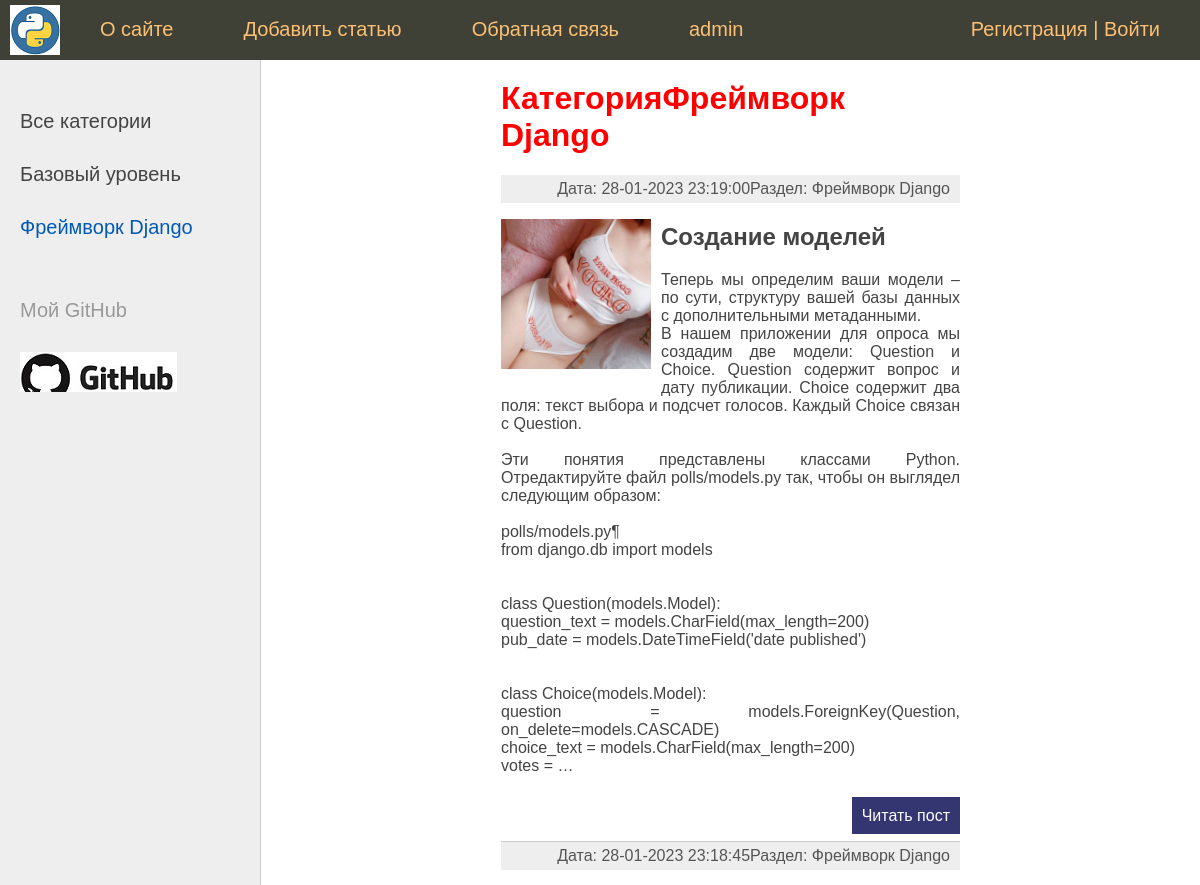
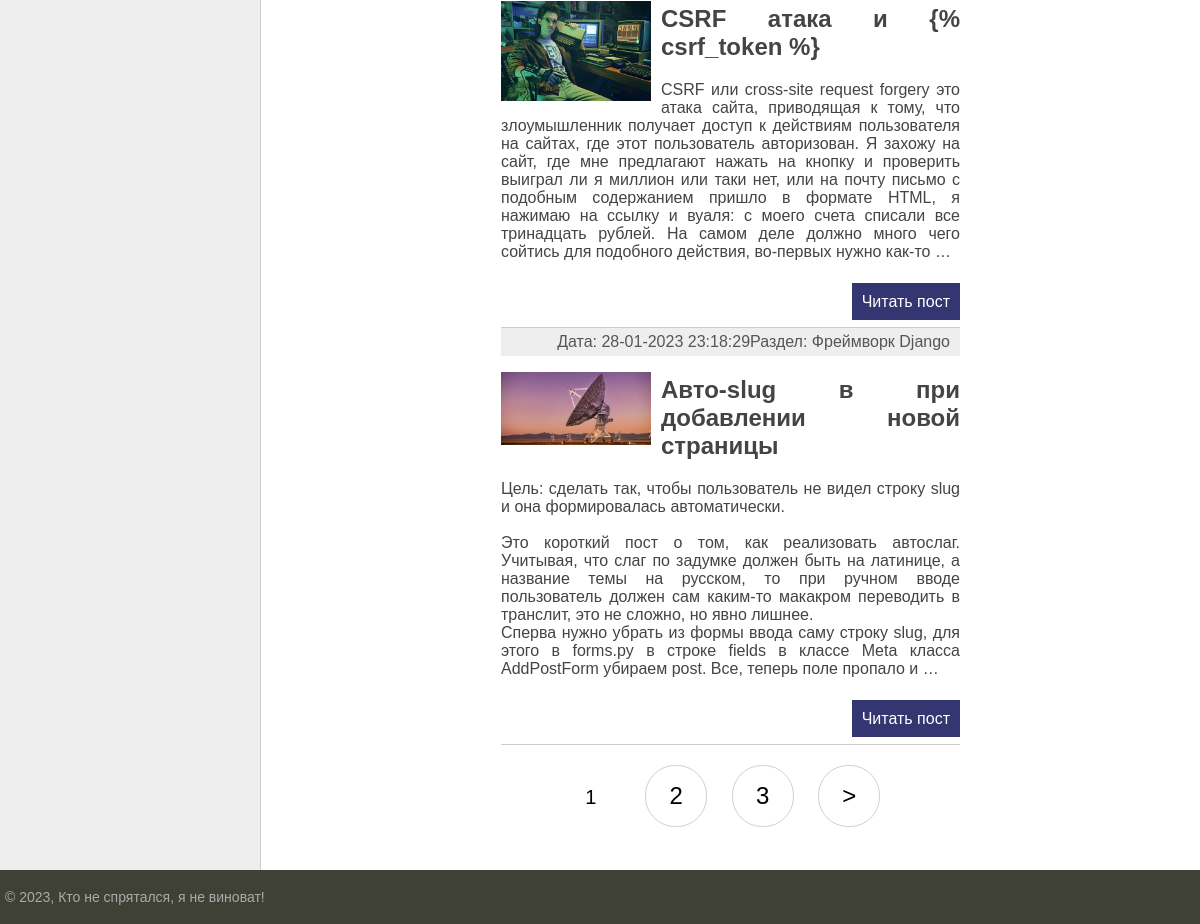
The page /category/frejmvork-django/ on the database its author committed (2 pictures, top to bottom).
### blog_theme/models.py (models this page shows, shortened)
class Category(models.Model):
    name = models.CharField(max_length=100, db_index=True, verbose_name='Раздел')
    slug = models.SlugField(max_length=255, unique=True, db_index=True, verbose_name='URL')
    def __str__(self):
        return self.name
    def get_absolute_url(self):
        return reverse('category', kwargs={'cat_slug': self.slug})
    class Meta:
        verbose_name = 'Раздел:'
        verbose_name_plural = 'Разделы:'
        ordering = ['id']

class Blog_theme(models.Model):
    title = models.CharField(max_length=255, verbose_name='Заголовок')
    slug = models.SlugField(max_length=255, unique=True, db_index=True, verbose_name='URL')
    content = MDTextField()
    photo = models.ImageField(upload_to="photos/%Y/%m/%d", verbose_name='Фото')
    time_created = models.DateTimeField(auto_now_add=True, verbose_name='Создано')
    time_updated = models.DateTimeField(auto_now=True, verbose_name='Изменено')
    is_published = models.BooleanField(default=True, verbose_name='Опубликованно')
    cat = models.ForeignKey('Category', on_delete=models.PROTECT, verbose_name='Раздел')
    def get_absolute_url(self):
        return reverse('post', kwargs={'post_slug': self.slug})
    class Meta:
        verbose_name = 'Темы1:'
        verbose_name_plural = 'Темы:'
        ordering = ['-time_updated', 'title']

### blog_theme/views.py (the view)
# urls.py: path('category/<slug:cat_slug>/', Blog_themeCategory.as_view(), name='category'),
class Blog_themeCategory(DataMixin, ListView):
    paginate_by = 3
    model = Blog_theme
    template_name = 'blog_theme/index.html'
    context_object_name = 'posts'
    allow_empty = False
    def get_queryset(self):
        return Blog_theme.objects.filter(cat__slug=self.kwargs['cat_slug'], is_published=True).select_related('cat')
    def get_context_data(self, *, object_list=None, **kwargs):
        context = super().get_context_data(**kwargs)
        c_def = self.get_user_context(title='Категория' + str(context['posts'][0].cat),
                                        cat_selected=self.kwargs['cat_slug'])
        context.update(c_def)
        return context

### blog_theme/templatetags/blog_theme_tags.py (called while the page is built)
@register.simple_tag()
def get_menu():
    menu = [{'title': 'О сайте', 'url_name': 'about'},
            {'title': 'Добавить статью', 'url_name': 'add_page'},
            {'title': 'Обратная связь', 'url_name': 'contact'},
            ]
    return menu

### blog_theme/utils.py (called while the page is built)
    def get_user_context(self, **kwargs):
        context = kwargs
        cats = cache.get('cats')
        if not cats:
            cats = Category.objects.annotate(Count('blog_theme'))
            cache.set('cats', cats, 60)
        print(cats)
        context['cats'] = cats
        if 'cat_selected' not in context:
            context['cat_selected'] = 0
        return context

### blog_theme/templates/blog_theme/index.html (shortened to what this page needs)
{% extends 'blog_theme/base.html' %}
{% load markdown_extras %}
{% block content %}
<h1>{{ title }}</h1>
<ul class="list-articles">
    {% for p in posts %}
    <li><div class="article-panel">
        <p class="last">Раздел: {{p.cat}}</p>
        <p class="last">Дата: {{p.time_updated|date:" d-m-Y H:i:s "}}</p>
    </div>
{% if p.photo %}
        <p><img class="img-article-left thumb" src="{{p.photo.url}}"></p>
{% endif %}
        <h2>{{p.title}}</h2>
        <p>{{p.content|safe|linebreaksbr|truncatewords:80}}</p>
        <p class="link-read-post"><a href="{{ p.get_absolute_url }}">Читать пост</a> </p>
    </li>
    {% endfor %}
</ul>
{% endblock %}

### blog_theme/templates/blog_theme/base.html (shortened to what this page needs)
{% load static %}
{% load blog_theme_tags %}
<html>
<head>
    <link href="{% static 'blog_theme/css/styles.css' %}" type="text/css" rel="stylesheet"/>
    <link href="{% static 'blog_theme/css/codehilite_styles.css' %}" type="text/css" rel="stylesheet"/>
</head>
<body>
<table class="table-page" border=0 cellpadding="0" cellspacing="0">
    <tr>
        <td valign=top>
            {% block mainmenu %}
                <div class="header">
                    <ul id="mainmenu" class="mainmenu">
                        <li class="logo"><a href="{% url 'home' %}">
                            <div class="logo"></div>
                        </a></li>
                        {% get_menu as menu %}
                        {% for m in menu %}
                                <li><a href="{% url m.url_name %}">{{ m.title }}</a></li>
                        {% endfor %}
                        {% if request.user.is_authenticated %}
                            <li class="last">{{ user.username }} | <a href="{% url 'logout' %}">Выйти</a></li>
                        {% else %}
                            <li class="last"><a href="{% url 'register' %}">Регистрация </a>|<a
                                    href="{% url 'login' %}"> Войти</a></li>
                        {% endif %}
                        <li><a href="/admin">admin</a></li>
                    </ul>
                </div>
            {% endblock mainmenu %}
            <table class="table-content" border=0 cellpadding="0" cellspacing="0">
                <tr>
                    <td valign="top" class="left-chapters">
                        <ul id="leftchapters">
                            {% if cat_selected == 0 %}
                                <li class="selected">Все категории</li>
                            {% else %}
                                <li><a href="{% url 'home' %}">Все категории</a></li>
                            {% endif %}
                            {% for c in cats %}
                                {% if c.blog_theme__count > 0 %}
                                    {% if c.slug == cat_selected %}
                                        <li class="selected">{{ c.name }}</li>
                                    {% else %}
                                        <li><a href="{{ c.get_absolute_url }}">{{ c.name }}</a></li>
                                    {% endif %}
                                {% endif %}
                            {% endfor %}
                            <li class="share">
                                <p>Мой GitHub</p>
                                <a class="share-yt" href="https://github.com/Sarge322" target="_blank"
                                   rel="nofollow"></a>
                            </li>
                        </ul>
                    </td>
                    <td valign="top" class="content">
                        <div>
                            {% block content %}
                            {% endblock %}
                            {% if page_obj.has_other_pages %}
                                <nav class="list-pages">
                                    <ul>
                                        {% for p in paginator.page_range %}
                                            {% if page_obj.number == p %}
                                                <li class="page-num page-num-selected">{{ p }}</li>
                                            {% elif p >= page_obj.number|add:-2 and p <= page_obj.number|add:2 %}
                                                <li class="page-num">
                                                    <a href="?page={{ p }}">{{ p }}</a>
                                                </li>
                                            {% endif %}
                                        {% endfor %}
                                        {% if page_obj.has_next %}
                                            <li class="page-num">
                                                <a href="?page={{ page_obj.next_page_number }}">&gt;</a>
                                            </li>
                                        {% endif %}
                                    </ul>
                                </nav>
                            {% endif %}
                        </div>
                    </td>
                </tr>
            </table>
        </td>
    </tr>
    <tr>
        <td valign=top>
            <div id="footer">
                <p>&copy; 2023, Кто не спрятался, я не виноват!</p>
            </div>
        </td>
    </tr>
</table>
</body>
</html>

### blog_theme/static/blog_theme/css/styles.css (style rules this page uses)
html, body { font-family: 'Arial'; margin: 0; padding: 0; height: 100%; width: 100%; color: #444; }
h1 { color: red; }
a { color: #0059b2; text-decoration: none; }
img { max-width: 600px; height: auto; }
img.img-article-left { max-width: 300px; height: auto; float: left; padding: 0 10px 10px 0; }
img.img-article-left.thumb { max-width: 150px; height: auto; }
p.link-read-post { text-align: right; }
p.link-read-post a { padding: 10px; min-width: 100px; background: #333671; color: #fff; text-decoration: none; }
div.article-panel { background: #eee; padding: 5px 10px 5px 10px; box-sizing: border-box; overflow: hidden; color: #555; }
div.article-panel p.last { margin: 0; float: right; }
ul.list-articles { list-style: none; margin: 0; padding: 0; }
ul.list-articles li { border-bottom: 1px solid #ccc; }
.table-page { width: 100%; height: 100%; vertical-align: top; }
.table-page tr { height: 100%; }
.header { background: #3F4137; height: 60px; }
.logo { background: url('../images/logo.png') no-repeat 10px 5px; width: 70px; height: 60px; }
ul.mainmenu { list-style: none; margin: 0; padding: 0; height: 60px; color: #fdc073; font-size: 20px; overflow: hidden; }
ul.mainmenu li { float: left; margin: 18px 40px 0 30px; }
ul.mainmenu li.logo { margin: 0; }
ul.mainmenu li.last { float: right; }
ul.mainmenu li a { color: #fdc073; text-decoration: none; }
.table-content { width: 100%; min-height: 100%; height: 100%; }
.left-chapters { margin: 0; background: #eee; border-right: 1px solid #ccc; min-height: 100%; }
.left-chapters ul { width: 230px; min-height: 100%; margin: 0; padding: 20px 10px 10px 20px; list-style: none; font-size: 20px; }
.left-chapters ul li { margin: 30px 0 0 0; color: #999; }
.left-chapters ul li.selected { color: #0059b2; }
.left-chapters ul li a { color: #444; text-decoration: none; }
.left-chapters ul li.share { margin: 60px 0 0 0; }
.left-chapters ul li.share p { margin: 30px 0 30px 0; }
.left-chapters ul li.share a { display: inline-block; width: 40px; height: 40px; margin: 0 20px 0 0; }
.left-chapters ul li.share a.share-yt { width: 100%; height: 40px; background: url('../images/share_yt.jpg') no-repeat 0 0 }
.content { padding: 20px 20% 20px 20%; width: 100%; text-align: justify; box-sizing: border-box; }
#footer { box-sizing: border-box; background: #3F4137; padding: 5px; color: #aaa; font-size: 14px; font-family: Verdana, Geneva, Arial, Helvetica; text-align: left; overflow: hidden; }
.list-pages { text-align: center; margin: 0 0 20px 0; }
.list-pages ul { margin: 20px 0 0 0; padding: 0; list-style: none; }
.list-pages ul li { display: inline-block; margin: 0 20px 0 0; }
.list-pages a { color: #000; font-size: 24px; text-decoration: none; }
.list-pages .page-num, .page-num-selected { display: inline-block; width: 60px; height: 44px; padding: 16px 0 0 0; border: 1px solid #d0d0d0; border-radius: 30px; }
.list-pages .page-num-selected { border: none; color: #000; font-size: 20px; }

### rows shown on the page
Category: name "Базовый уровень"
Category: name "Фреймворк Django"
Blog_theme: cat "Фреймворк Django", time_updated "28-01-2023 23:19:00", photo (picture), title "Создание моделей", content "Теперь мы определим ваши модели – по сути, структуру вашей базы данных с дополнительными метаданными. В нашем приложении для опроса мы создадим две модели: Question и Choice. Question содержит вопрос и дату публикации. Choice содержит два поля: текст выбора и подсчет голосов. Каждый Choice связан с Question. Эти понятия представлены классами Python. Отредактируйте файл polls/models.py так, чтобы он выглядел следующим образом: polls/models.py¶ from django.db import models class Question(models.Model): question_text = models.CharField(max_length=200) pub_date = models.DateTimeField('date published') class Choice(models.Model): question = models.ForeignKey(Question, on_delete=models.CASCADE)…"
Blog_theme: cat "Фреймворк Django", time_updated "28-01-2023 23:18:45", photo (picture), title "CSRF атака и {% csrf_token %}", content "CSRF или cross-site request forgery это атака сайта, приводящая к тому, что злоумышленник получает доступ к действиям пользователя на сайтах, где этот пользователь авторизован. Я захожу на сайт, где мне предлагают нажать на кнопку и проверить выиграл ли я миллион или таки нет, или на почту письмо с подобным содержанием пришло в формате HTML, я нажимаю на ссылку и вуаля: с моего счета списали все тринадцать рублей. На самом деле должно много чего сойтись для подобного действия, во-первых нужно как-то …"
Blog_theme: cat "Фреймворк Django", time_updated "28-01-2023 23:18:29", photo (picture), title "Авто-slug в при добавлении новой страницы", content "Цель: сделать так, чтобы пользователь не видел строку slug и она формировалась автоматически. Это короткий пост о том, как реализовать автослаг. Учитывая, что слаг по задумке должен быть на латинице, а название темы на русском, то при ручном вводе пользователь должен сам каким-то макакром переводить в транслит, это не сложно, но явно лишнее. Сперва нужно убрать из формы ввода саму строку slug, для этого в forms.py в строке fields в классе Meta класса AddPostForm убираем post. Все, теперь поле пропало и …"

### other values the page prints
{{ m.title }} "О сайте" "Добавить статью" "Обратная связь"
{{ title }} "КатегорияФреймворк Django"
{{ p }} "1"
{{ p }} "2" "3"
